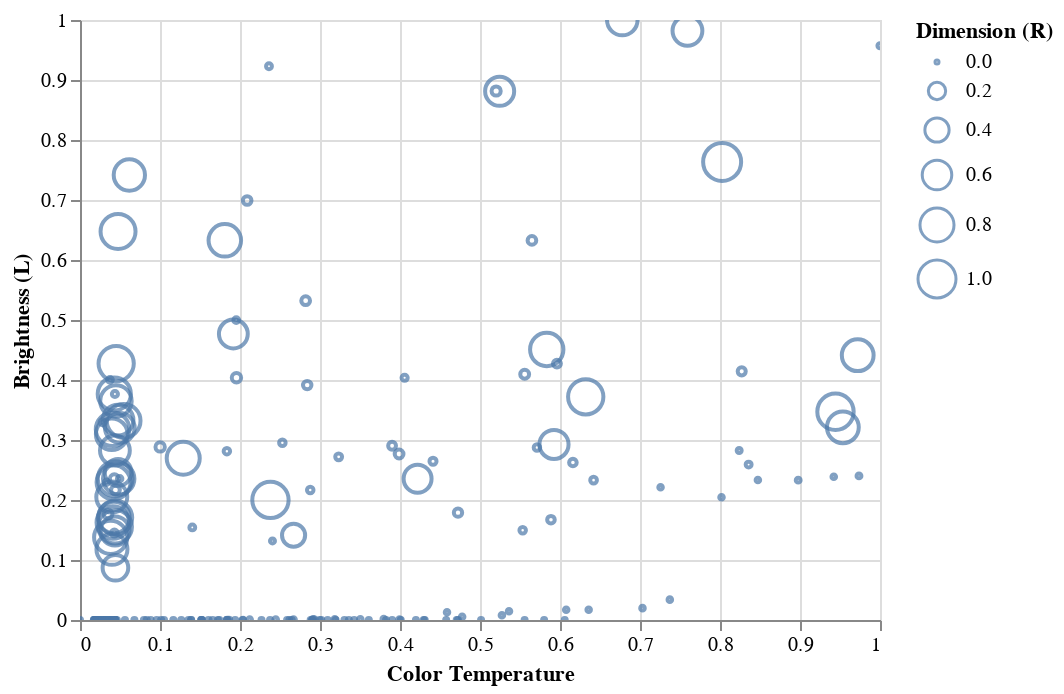

Here is the notebook cell this chart was saved with:
### Markdown cell above
Vengono normalizzati i dati Scalari presenti nel dataset e successivamente viene stampata nuovamente l'anteprima del dataset. Da questo momento per i grafici verranno utilizzati i dati normalizzati.

### Code cell
scales = alt.selection_interval(bind='scales')

alt.Chart(dataset).mark_point().encode( 
    
    x = alt.X('Temperature',
         scale = alt.Scale(domain = (min(dataset.Temperature), max(dataset.Temperature))),
         axis = alt.Axis(format='K', title='Color Temperature')
         ),
    
    y = alt.Y('L',
         scale = alt.Scale(domain = (min(dataset.L), max(dataset.L))),
         axis = alt.Axis(format='K', title='Brightness (L)')
         ),
    
    size = alt.Size('R', legend = alt.Legend(title = 'Dimension (R)'))
    
).add_selection(
    scales
)

### Figure 1 — Vega-Lite specification as saved in the notebook (floating-point values rounded to 4 significant figures; data arrays with more than 128 entries replaced by an {"elided": "..."} marker saying what was removed)
{"config": {"view": {"continuousWidth": 400, "continuousHeight": 300}}, "data": {"name": "data-9b0ade423571b6bb955704816527aeb3"}, "mark": "point", "encoding": {"size": {"type": "quantitative", "field": "R", "legend": {"title": "Dimension (R)"}}, "x": {"type": "quantitative", "axis": {"format": "K", "title": "Color Temperature"}, "field": "Temperature", "scale": {"domain": [0.0, 1.0]}}, "y": {"type": "quantitative", "axis": {"format": "K", "title": "Brightness (L)"}, "field": "L", "scale": {"domain": [0.0, 1.0]}}}, "selection": {"selector002": {"type": "interval", "bind": "scales"}}, "$schema": "https://vega.github.io/schema/vega-lite/v4.8.1.json", "datasets": {"data-9b0ade423571b6bb955704816527aeb3": {"elided": "240 records"}}}
